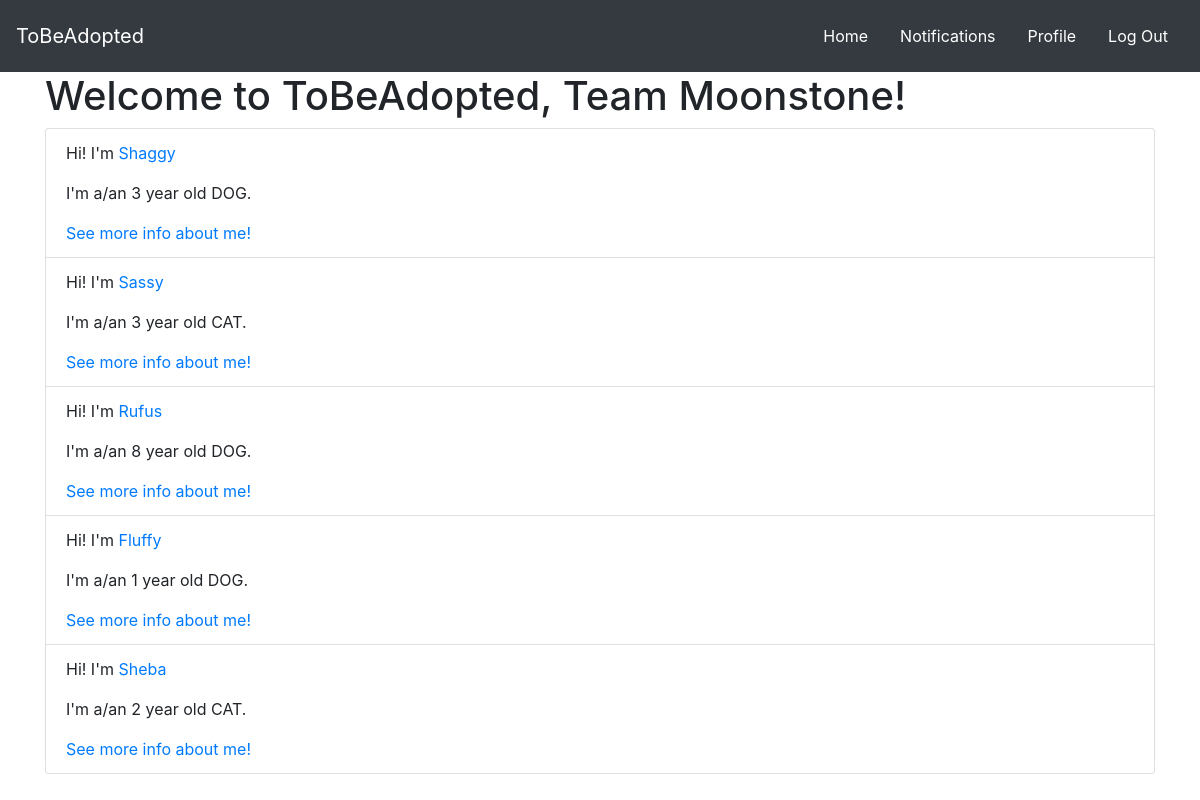
Screenshot of / (signed in) with the database file from the repository.
### tbauser/models.py (models this page shows, shortened)
class AdoptUser(AbstractUser):
   USER_CHOICES = [
       ('AD', 'Adopter'),
       ('SR', 'Shelter/Rescue'),
   ]
   display_name = models.CharField(max_length=50)
   bio = models.TextField()
   account_type = models.CharField(
       max_length=2, choices=USER_CHOICES, default='AD')
   favorites = models.ManyToManyField(Pet, related_name='favorite', symmetrical=False)

### pets/models.py (models this page shows, shortened)
class Pet(models.Model):
  PET_CHOICES = [
    ('DOG', 'Dog'),
    ('CAT', 'Cat'),
      ]
  ADOPTION_CHOICES = [
    ('TBA', "To Be Adopted"),
    ('NOA', "Now Officially Adopted"),
      ]
  name = models.CharField(max_length=80)
  age = models.IntegerField()
  pet_type = models.CharField(
      max_length=3, choices=PET_CHOICES, default="DOG")
  post_date = models.DateField(default=timezone.now)
  bio = models.TextField()
  spayed_or_neutered = models.BooleanField(default=False)
  shot_record = models.BooleanField(default=False)
  status = models.CharField(max_length=3, blank=True,
                            choices=ADOPTION_CHOICES, default='TBA')
  pet_image = models.ImageField(blank=False, null=True)
  owner = models.ForeignKey(AUTH_USER_MODEL, related_name='owner', on_delete=models.CASCADE, null=True)

### pets/views.py (the view)
# urls.py: path('', v.index, name='homepage'),
def index(request):
    all_pets = Pet.objects.all()
    return render(request, "homepage.html", {'pets': all_pets})

### templates/homepage.html
{% include 'base.html' %} {% block content %}
<div class="container">
{% if request.user.is_authenticated %}
<h1>Welcome to ToBeAdopted, {{ request.user.display_name}}!</h1>
{% else %}
<h1>Welcome to ToBeAdopted, Guest!</h1>
{% endif %}
<ul class="list-group">
{% for pet in pets %}
    <li class="list-group-item">
        <p>Hi! I'm <a href="/pet/{{pet.id}}/">{{pet.name}}</a></p>
        <p>I'm a/an {{ pet.age }} year old {{pet.pet_type}}.</p>
        <a href="/pet/{{pet.id}}/">See more info about me!</a>
    </li>
{% endfor %}
</ul>
</div>
{% endblock %}

### rows the page displays
AdoptUser: user.display_name "Team Moonstone"
Pet: name "Shaggy", age "3", pet_type "DOG"
Pet: name "Sassy", age "3", pet_type "CAT"
Pet: name "Rufus", age "8", pet_type "DOG"
Pet: name "Fluffy", age "1", pet_type "DOG"
Pet: name "Sheba", age "2", pet_type "CAT"
